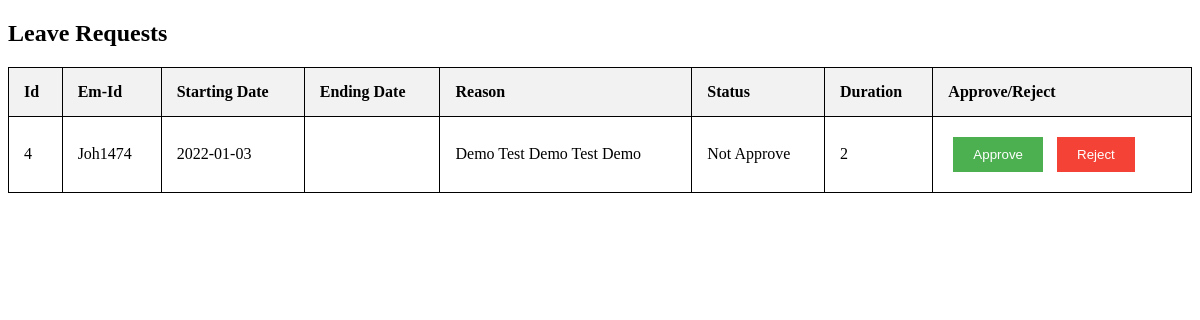
/leave.php, run on an earlier commit of the app's database.
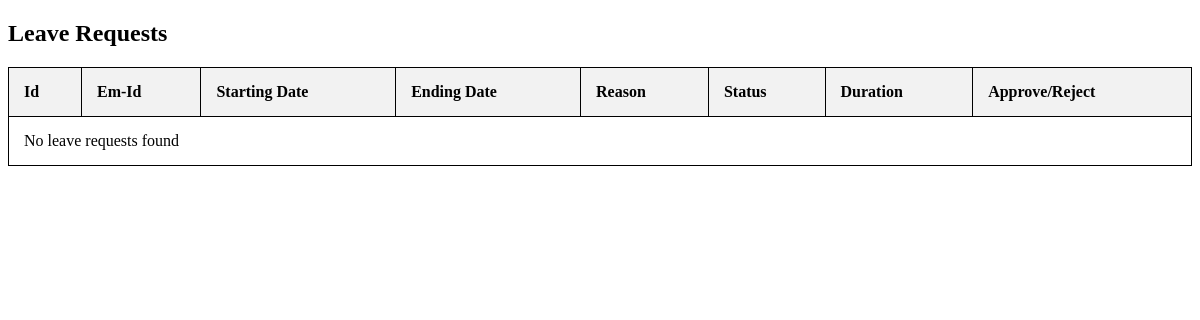
And on a later commit of the database.
### tables this page shows
CREATE TABLE `emp_leave` (
  `id` int(11) NOT NULL,
  `em_id` varchar(64) DEFAULT NULL,
  `typeid` int(14) NOT NULL,
  `leave_type` varchar(64) DEFAULT NULL,
  `start_date` varchar(64) DEFAULT NULL,
  `end_date` varchar(64) DEFAULT NULL,
  `leave_duration` varchar(128) DEFAULT NULL,
  `apply_date` varchar(64) DEFAULT NULL,
  `reason` varchar(1024) DEFAULT NULL,
  `leave_status` varchar(20) NOT NULL DEFAULT 'Not Approve'
);

### leave.php (the view, shortened to what this page needs)
<?php
include "connection.php";
?>
<!DOCTYPE html>
<html lang="en">
<head>
</head>
<body>
    <h2>Leave Requests</h2>
    <table>
        <tr>
            <th>Id</th>
            <th>Em-Id</th>
            <th>Starting Date</th>
            <th>Ending Date</th>
            <th>Reason</th>
            <th>Status</th>
            <th>Duration</th>
            <th>Approve/Reject</th>
        </tr>
        <?php
        $sql = "SELECT * FROM emp_leave WHERE leave_status='Not Approve'";
        $result = $conn->query($sql);
        if ($result->num_rows > 0) {
            while($row = $result->fetch_assoc()) {
                echo "<tr>";
                echo "<td>" . $row["id"] . "</td>";
                echo "<td>" . $row["em_id"] . "</td>";
                echo "<td>" . $row["start_date"] . "</td>";
                echo "<td>" . $row["end_date"] . "</td>";
                echo "<td>" . $row["reason"] . "</td>";
                echo "<td>" . $row["leave_status"] . "</td>";
                echo "<td>" . $row["leave_duration"] . "</td>";
                echo '<td>
                        <form method="post" style="display:inline;" action="leaveUpdate.php">
                            <input type="hidden" name="id" value="' . $row["id"] . '">
                            <input type="hidden" name="action" value="approve">
                            <button type="submit" class="approve-button" name="approve">Approve</button>
                        </form>
                        <form method="post" style="display:inline;" action="leaveUpdate.php">
                            <input type="hidden" name="id" value="' . $row["id"] . '">
                            <input type="hidden" name="action" value="reject">
                            <button type="submit" class="reject-button" name="reject">Reject</button>
                        </form>
                      </td>';
                echo "</tr>";
            }
        } else {
            echo "<tr><td colspan='9'>No leave requests found</td></tr>";
        }
        ?>
    </table>
</body>
</html>

What changed in the data, as far as the page shows it:
no longer on this page (row edited): emp_leave: id "4", em "Joh1474", start_date "2022-01-03", reason "Demo Test Demo Test Demo", leave_status "Not Approve", leave_duration "2"
Also different on the page:
text now shown: "No leave requests found"
